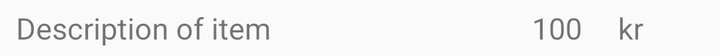
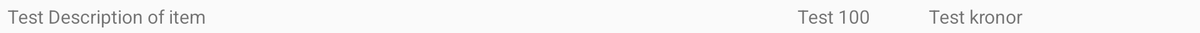

Compare how this app lays out the same screen by default and in its alternative resource folder. The renders come first, then the two layout files and the values they reference.
<!-- AndroidManifest.xml: application theme AppTheme -->
<!-- res/layout/card_people_item.xml -->
<?xml version="1.0" encoding="utf-8"?>
<LinearLayout
    android:layout_width="match_parent"
    android:layout_height="wrap_content"
    xmlns:android="http://schemas.android.com/apk/res/android"
    android:paddingLeft="8dp"
    android:paddingRight="8dp"
    android:paddingTop="4dp"
    android:paddingBottom="4dp"
    android:id="@+id/people_card_item">

        <LinearLayout
            android:layout_width="match_parent"
            android:layout_height="wrap_content"
            android:orientation="horizontal">

            <TextView
                android:layout_width="0dp"
                android:layout_height="wrap_content"
                android:text="Description of item"
                android:layout_weight="6"
                android:textSize="15sp"
                android:id="@+id/people_card_item_description"/>

            <TextView
                android:layout_width="0dp"
                android:layout_height="wrap_content"
                android:text="100"
                android:textSize="15sp"
                android:layout_weight="1"
                android:id="@+id/people_card_item_value"/>

            <TextView
                android:layout_width="0dp"
                android:layout_height="wrap_content"
                android:text="kr"
                android:id="@+id/people_card_item_type"
                android:textSize="15sp"
                android:layout_weight="1"/>

        </LinearLayout>
</LinearLayout>
<!-- resources referenced by this layout -->
<resources>
  <!-- from res/values-v21/ -->
  <style name="AppTheme" parent="AppTheme.Base">
      </style>
  <style name="AppTheme.Base" parent="Theme.AppCompat.Light.NoActionBar">
          
          <item name="colorPrimary">@color/colorPrimary</item>
          <item name="colorPrimaryDark">@color/colorPrimaryDark</item>
          <item name="colorAccent">@color/colorAccent</item>
      </style>
  <color name="colorPrimary">#00796B</color>
  <color name="colorPrimaryDark">#026156</color>
  <color name="colorAccent">#FF5252</color>
</resources>
<!-- res/layout-sw720dp/card_people_item.xml (the repository's variant of the layout above) -->
<!-- drawn on a large tablet held sideways -->
<?xml version="1.0" encoding="utf-8"?>
<LinearLayout
    android:layout_width="match_parent"
    android:layout_height="wrap_content"
    xmlns:android="http://schemas.android.com/apk/res/android"
    android:paddingLeft="8dp"
    android:paddingRight="8dp"
    android:paddingTop="4dp"
    android:paddingBottom="4dp"
    android:id="@+id/people_card_item">

        <LinearLayout
            android:layout_width="match_parent"
            android:layout_height="wrap_content"
            android:orientation="horizontal">

            <TextView
                android:layout_width="0dp"
                android:layout_height="wrap_content"
                android:text="Test Description of item"
                android:layout_weight="6"
                android:textSize="20sp"
                android:id="@+id/people_card_item_description"/>

            <TextView
                android:layout_width="0dp"
                android:layout_height="wrap_content"
                android:text="Test 100"
                android:textSize="20sp"
                android:layout_weight="1"
                android:id="@+id/people_card_item_value"/>

            <TextView
                android:layout_width="0dp"
                android:layout_height="wrap_content"
                android:text="Test kronor"
                android:id="@+id/people_card_item_type"
                android:textSize="20sp"
                android:layout_weight="2"/>

            <ImageView
                android:layout_width="wrap_content"
                android:layout_height="wrap_content"
                android:src="@drawable/ic_delete_black_18dp"
                android:tint="@android:color/tab_indicator_text"/>

        </LinearLayout>
</LinearLayout>
